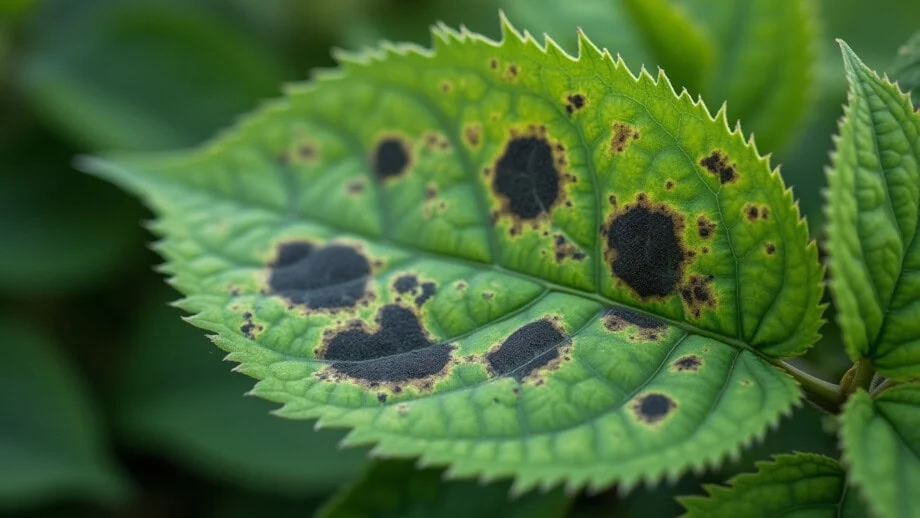
#> input picture Sample_Images/image4.jpg, 920 x 518 px, found by its file name
$ jupyter execute --allow-errors DataByte_Task.ipynb
#> lines starting #> are read from the running program, lines starting #| are printed output that depends on the picture
### Importing essential libraries

[cell 1]
import numpy as np
import cv2 as cv
from google.colab.patches import cv2_imshow #to display image in google colab

### Reading and display image

[cell 2]
image=cv.imread(r"/content/image4.jpg")
#> image is the input picture: shape (518, 920, 3); mean B, G, R 51.5, 106.8, 69.6
blank=np.zeros(image.shape,dtype='uint8')
cv2_imshow(image)

### Convering image to grayscale

[cell 3]
gray=cv.cvtColor(image,cv.COLOR_BGR2GRAY)
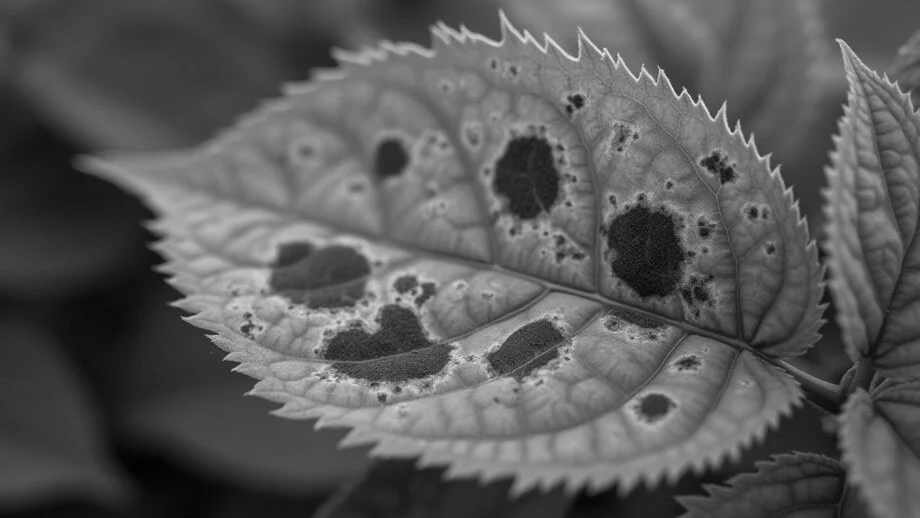
#> gray: shape (518, 920); min 1, max 236, mean 89.3
cv2_imshow(gray)


$ run again, with Sample_Images/image1.jpg copied over Sample_Images/image4.jpg
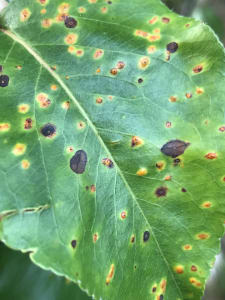
#> input picture Sample_Images/image1.jpg, 225 x 300 px, found by its file name
#> image is the input picture: shape (300, 225, 3); mean B, G, R 111.5, 166.8, 116.9
#> `gray=cv.cvtColor(image,cv.COLOR_BGR2GRAY)`:
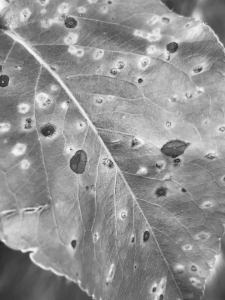
#> gray: shape (300, 225); min 31, max 251, mean 145.6

$ run again, with Sample_Images/image10.jpg copied over Sample_Images/image4.jpg
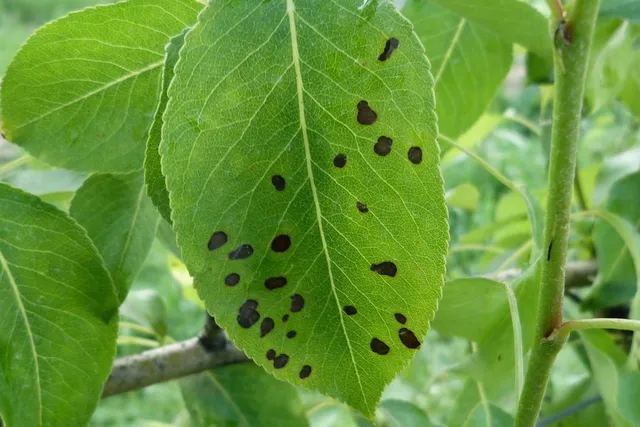
#> input picture Sample_Images/image10.jpg, 640 x 427 px, found by its file name
#> image is the input picture: shape (427, 640, 3); mean B, G, R 57.7, 150, 102.3
#> `gray=cv.cvtColor(image,cv.COLOR_BGR2GRAY)`:
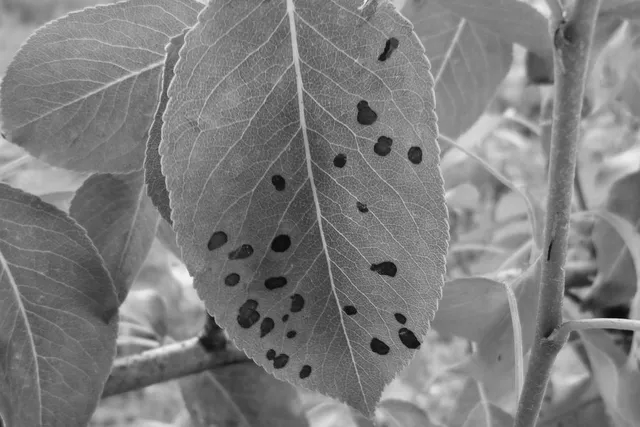
#> gray: shape (427, 640); min 2, max 242, mean 125.2

$ run again, with Sample_Images/image2.jpg copied over Sample_Images/image4.jpg
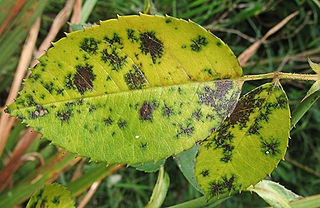
#> input picture Sample_Images/image2.jpg, 320 x 208 px, found by its file name
#> image is the input picture: shape (208, 320, 3); mean B, G, R 47.8, 125.5, 114.9
#> `gray=cv.cvtColor(image,cv.COLOR_BGR2GRAY)`:
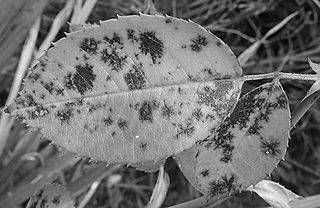
#> gray: shape (208, 320); min 0, max 254, mean 113.5
